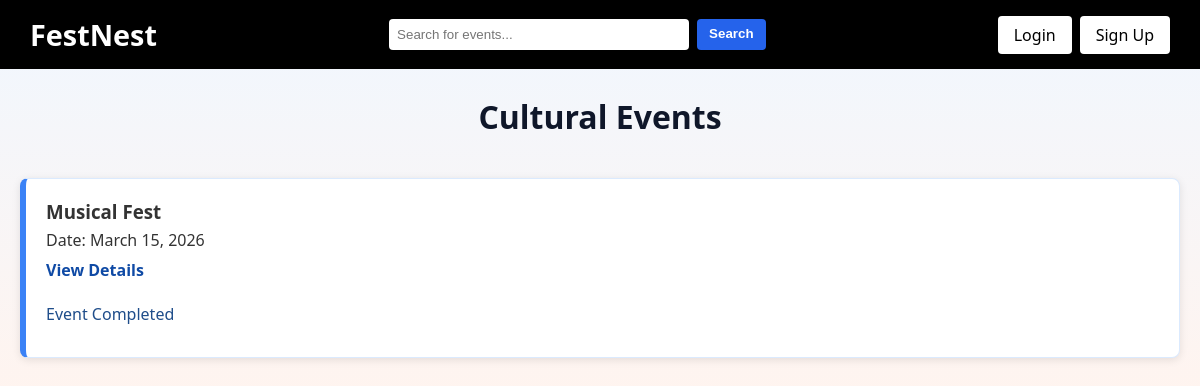
/category/cultural/, run on an earlier commit of the app's database.
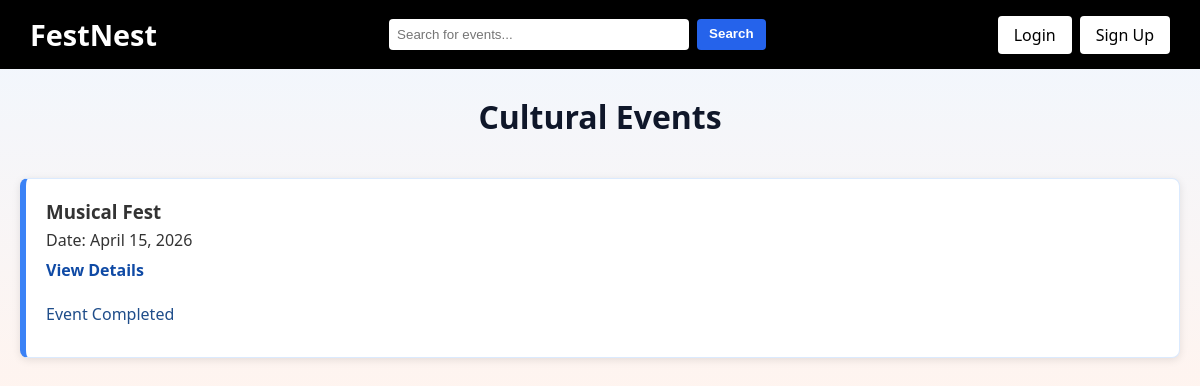
And on a later commit of the database.
### events/models.py (models this page shows, shortened)
class Event(models.Model):
    CATEGORY_CHOICES = [
        ('cultural', 'Cultural'),
        ('technical', 'Technical'),
        ('sports', 'Sports'),
        ('nss', 'NSS'),
    ]
    title = models.CharField(max_length=200)
    category = models.CharField(max_length=20, choices=CATEGORY_CHOICES)
    date = models.DateField()
    description = models.TextField()
    capacity = models.PositiveIntegerField(default=100)
    waitlist_enabled = models.BooleanField(default=True)
    is_team_event = models.BooleanField(default=False)
    min_team_size = models.PositiveIntegerField(default=2)
    max_team_size = models.PositiveIntegerField(default=4)
    attendees = models.ManyToManyField(User, blank=True)

### events/views.py (the view, shortened to what this page needs)
# urls.py: path('category/<str:category>/', views.category_events, name='category'),
def category_events(request, category):
    today = timezone.localdate()
    events = Event.objects.filter(category=category).order_by('date')
    registered_event_ids = set()
    waitlisted_event_ids = set()
    user_team_event_ids = set()
    submitted_team_event_ids = set()
    return render(request, 'category.html', {
        'events': events,
        'category': category,
        'registered_event_ids': registered_event_ids,
        'waitlisted_event_ids': waitlisted_event_ids,
        'user_team_event_ids': user_team_event_ids,
        'submitted_team_event_ids': submitted_team_event_ids,
        'today': today,
    })

### templates/category.html (shortened to what this page needs)
{% extends 'base.html' %}
{% block body_class %}category-page{% endblock %}
{% block content %}
<div class="container category-shell">
    <h1 class="category-title">{{ category|title }} Events</h1>
    <div class="card-grid">
        {% for event in events %}
        <div class="event-card">
            <h3>{{ event.title }}</h3>
            <p>Date: {{ event.date }}</p>
            <a href="{% url 'event_detail' event.id %}" class="event-link">View Details</a>
            {% if event.date < today %}
                <p class="registration-note">Event Completed</p>
            {% else %}
                <p class="registration-note"><a href="{% url 'login' %}">Login to register</a></p>
            {% endif %}
        </div>
        {% empty %}
        <p class="empty-text">No events in this category right now.</p>
        {% endfor %}
    </div>
</div>
{% endblock %}

What changed in the data, as far as the page shows it:
changed Event "Musical Fest": date "March 15, 2026" → "April 15, 2026"
